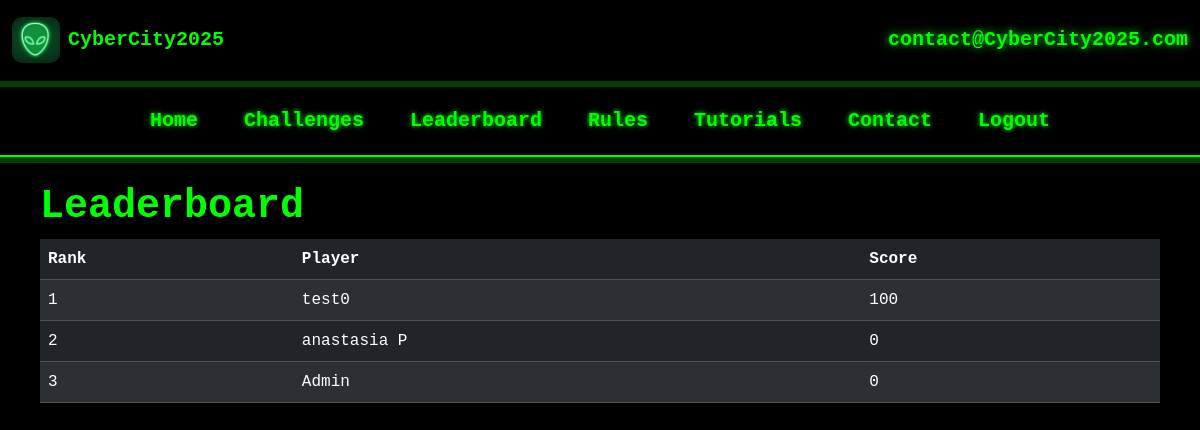
/leaderboard (signed in), run on the app's committed database.
### models.py (models this page shows, shortened)
class User(UserMixin, db.Model):
    id = db.Column(db.Integer, primary_key=True)
    email_address = db.Column(db.String(255), unique=True)
    name = db.Column(db.String(255))
    password_hash = db.Column(db.String(255))
    user_level = db.Column(db.Integer)
    score = db.Column(db.Integer, default=0)
    active = db.Column(db.Boolean)
    def is_admin(self):
        if self.user_level == 2:
            return True
        else:
            return False

### app.py (the view)
@app.route('/leaderboard')
def leaderboard():
    users = User.query.order_by(User.score.desc()).limit(10).all()
    return render_template("leaderboard.html", title="Leaderboard", users=users, user=current_user)

### models.py (called while the page is built)
@login.user_loader
def load_user(id):
    return User.query.get(int(id))

### templates/leaderboard.html
{% extends "base.html" %}
{% block rowOneContent %}
<h1 style="color: #00FF00; font-family: monospace; font-weight: bold;">Leaderboard</h1>
<table class="table table-dark table-striped" style="color: #00FF00; font-family: monospace;">
  <thead>
    <tr>
      <th>Rank</th>
      <th>Player</th>
      <th>Score</th>
    </tr>
  </thead>
  <tbody>
    {% for user in users %}
    <tr>
      <td>{{ loop.index }}</td>
      <td>{{ user.name }}</td>
      <td>{{ user.score }}</td>
    </tr>
    {% endfor %}
  </tbody>
</table>
{% endblock %}

### static/site.css (style rules this page uses)
body { background-color: #000000; color: #00FF00; font-family: 'Courier New', Courier, monospace; margin: 0; padding: 0; }
h1, h2, h3, p, ul, li { color: #00FF00; }

### data on the page
User: name "test0", score "100"
User: name "anastasia P", score "0"
User: name "Admin", score "0"
